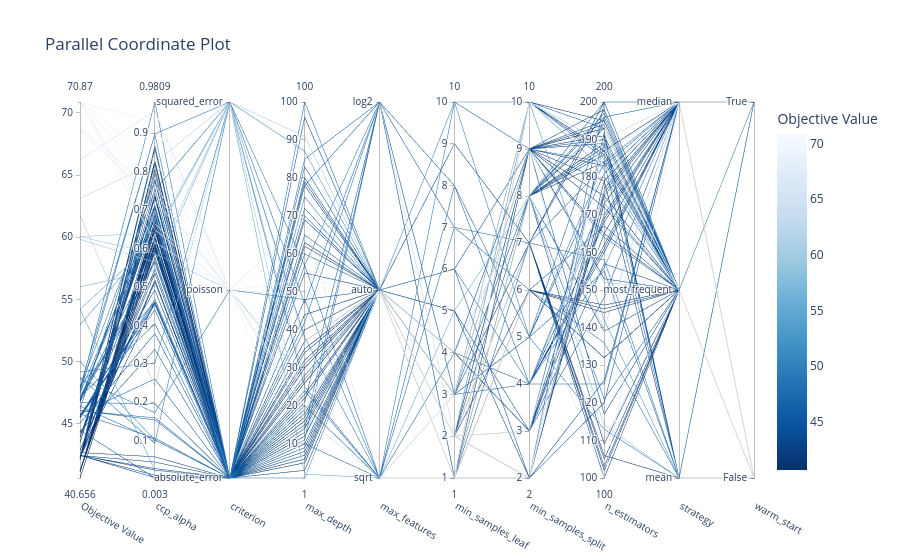

The notebook cell this image was saved under:
### Code cell
from optuna.visualization import plot_parallel_coordinate

try:
    plot_parallel_coordinate(**{
        'study': _study
    })
except ImportError:
    print('plotly is not installed; skipping Optuna parallel coordinate plot')
